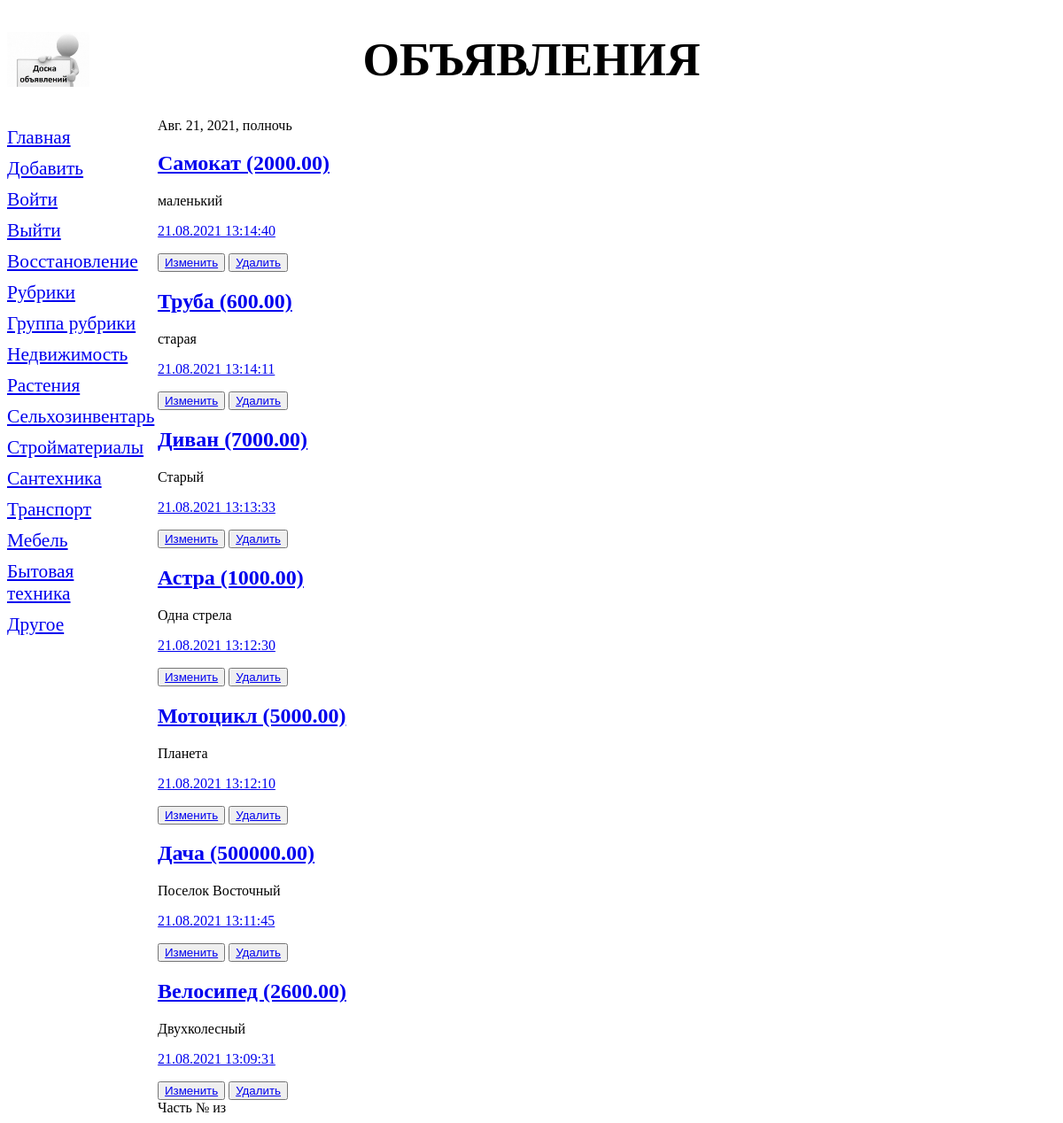
Screenshot of /bboard/indexview/ with the database file from the repository.
### bboard/models.py (models this page shows, shortened)
class Rubric (models.Model):#клас рубрик
    name = models.CharField(max_length=20, db_index=True, verbose_name='Название')
    order = models.SmallIntegerField(default=0, db_index=True)
    class Meta:
        verbose_name_plural = 'Рубрики'
        verbose_name = 'Рубрика'
        ordering = ['order', 'name']

class Bb(models.Model):#описание полей базы данных (таблица)
    title = models.CharField(max_length=50, verbose_name='Товар',
            validators=[validators.RegexValidator(regex='^.{4,}$')],
            error_messages={'invalid': 'Неправильное название товара'})#добавим валидатор по регулярному выражению
    content = models.TextField(null=True, blank=True, verbose_name='Описание',)
    price = models.FloatField(null=True, blank=True, verbose_name='Цена',
            validators=[validate_even,])#добавили свой валидатор MinMaxValueValidator(1,999999)
    published = models.DateTimeField(auto_now_add=True,db_index=True, verbose_name='Опубликовано')
    rubric = models.ForeignKey('Rubric', null=True,
    on_delete=models.PROTECT, verbose_name='Рубрика')#еще одно поле рубрика, foreignKey поле Первичной модели, 1-ссылка на класс,2 поле не обяз,3 защита от удаления всех полей рубрики какойлибо
    class Meta:#параметры полей и моделей(представление в человеческом виде-ед и мн число и порядок)
        verbose_name_plural = 'Объявления'
        verbose_name = 'Объявление'
        ordering = ['-published','title']#порядок сортировки
        unique_together = (
            ('title', 'published'),
            ('title', 'price', 'rubric')
        )#теперь поля товара и даты должны быть уникальны
        get_latest_by = '-published'
    def title_and_price(self):# функция для функционального поля, выводит название и цену или название
        if self.price:
            return '%s (%.2f)' %(self.title, self.price)
        else:
            return self.title
    title_and_price.short_description = 'Название и цена'

### bboard/views.py (the view)
# urls.py: path('indexview/',  BbindexView.as_view()),#главная через класс
class BbindexView(ArchiveIndexView):#вывод страницы с помощью  базового контроллер класса templetView класса
    model = Bb
    date_field = 'published'#добавим даты
    template_name = 'bboard/index.html'
    context_object_name = 'bbs'
    date_list_period = 'day'
    alow_empty = True
    def get_context_data(self, *args, **kwargs):
        context = super().get_context_data(*args, **kwargs)
        context['bbs'] = Bb.objects.all()
        context['rubrics'] = Rubric.objects.all()
        return context

### bboard/templates/bboard/index.html (shortened to what this page needs)
{% extends "layout/basic.html" %}
{% block content %}
<p>
    {% for d in date_list %}
    {{d}}
    {% endfor %}
</p>
{% for bb in bbs %}
<div class="b">
    <h2><a href="{% url 'detail' pk=bb.pk %}">{{bb.title_and_price}}</a></h2>
    <p>{{bb.content}}</p>
    <p><a href="{% url 'by_rubric' bb.rubric.pk %}">
        {{ bb.published|date:"d.m.Y H:i:s" }}</a></p>
    <button><a href="{% url 'edit' pk=bb.pk %}">Изменить</a></button>
    <button><a href="{% url 'delite' pk=bb.pk %}">Удалить</a></button>
</div>
{% endfor %}
<div>
    Часть №{{ page.number }} из {{ page.paginator.num_pages }}
</div>
{% endblock %}

### bboard/templates/layout/basic.html (shortened to what this page needs)
{% load static %}
<!DOCTYPE html>
<html>
    <head>
        <link rel="stylesheet" type="text/css" href="{% static 'bboard/style.css' %}">
    </head>
    <body>
        <header>
            <h1>Объявления</h1>
        </header>
        <nav>
            <a href="{% url 'index' %}">Главная</a>
            <a href="{% url 'add' %}">Добавить</a>
            <a href="{% url 'login' %}">Войти</a>
            <a href="{% url 'logout' %}">Выйти</a>
            <a href="{% url 'password_reset' %}">Восстановление</a>
            <a href="{% url 'rubrics' %}">Рубрики</a>
            <a href="{% url 'rubrics_formset' %}">Группа рубрики</a>
            {% for rubric in rubrics %}
            <a href="{{ rubric.get_absolute_url }}">{{ rubric.name }}</a>
            {% endfor %}
        </nav>
        <section>
        {% block content %}
        {% endblock %}
        </section>
    </body>
</html>

### bboard/static/bboard/style.css (style rules this page uses)
header h1 { font-size: 40pt; text-transform: uppercase; text-align: center; background: url("bg.jpg") left/auto 100% no-repeat; }
nav { font-size: 16pt; width: 150px; float: left; }
nav a { display: block; margin: 10px 0px; }
section { margin-left: 170px; }

### rows the page displays
Rubric: name "Недвижимость"
Rubric: name "Растения"
Rubric: name "Сельхозинвентарь"
Rubric: name "Стройматериалы"
Rubric: name "Сантехника"
Rubric: name "Транспорт"
Rubric: name "Мебель"
Rubric: name "Бытовая техника"
Rubric: name "Другое"
Bb: title_and_price "Самокат (2000.00)", content "маленький", published "21.08.2021 13:14:40"
Bb: title_and_price "Труба (600.00)", content "старая", published "21.08.2021 13:14:11"
Bb: title_and_price "Диван (7000.00)", content "Старый", published "21.08.2021 13:13:33"
Bb: title_and_price "Астра (1000.00)", content "Одна стрела", published "21.08.2021 13:12:30"
Bb: title_and_price "Мотоцикл (5000.00)", content "Планета", published "21.08.2021 13:12:10"
Bb: title_and_price "Дача (500000.00)", content "Поселок Восточный", published "21.08.2021 13:11:45"
Bb: title_and_price "Велосипед (2600.00)", content "Двухколесный", published "21.08.2021 13:09:31"

### other values shown
{{ d }} "Авг. 21, 2021, полночь"
